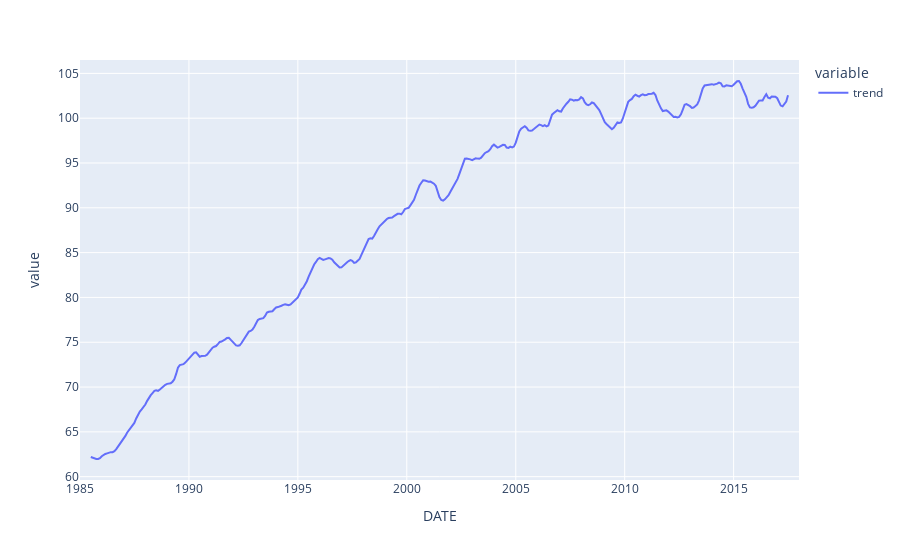

Source (notebook cell):
### Code cell
px.line(decomposed.trend)

### Figure 1 — Plotly figure (JSON) as saved in the notebook; plotly's stock layout.template omitted (floating-point values rounded to 4 significant figures; data arrays with more than 128 entries replaced by an {"elided": "..."} marker saying what was removed)
{"data": [{"hovertemplate": "variable=trend<br>DATE=%{x}<br>value=%{y}<extra></extra>", "legendgroup": "trend", "line": {"color": "#636efa", "dash": "solid"}, "marker": {"symbol": "circle"}, "mode": "lines", "name": "trend", "orientation": "v", "showlegend": true, "type": "scatter", "x": {"elided": "397 str values"}, "xaxis": "x", "y": {"elided": "397 float values"}, "yaxis": "y"}], "layout": {"legend": {"title": {"text": "variable"}, "tracegroupgap": 0}, "margin": {"t": 60}, "xaxis": {"anchor": "y", "domain": [0, 1], "title": {"text": "DATE"}}, "yaxis": {"anchor": "x", "domain": [0, 1], "title": {"text": "value"}}}}
